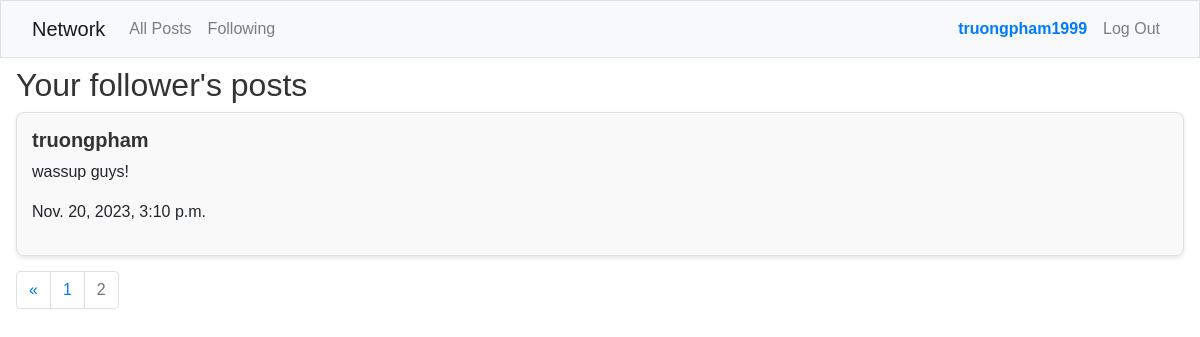
Page /following_page?page=2 (signed in) on the committed database.
### network/models.py (models this page shows, shortened)
class User(AbstractUser):
    pass

class Post(models.Model):
    content = models.CharField(max_length=1000)
    poster = models.ForeignKey(User, on_delete=models.CASCADE, related_name='posts')
    date = models.DateTimeField(auto_now_add=True)

### network/views.py (the view)
# urls.py: path("following_page", views.following_page, name="following_page"),
def following_page(request):
    if request.user.is_authenticated:
        followed_users = User.objects.filter(followed__follower=request.user)
        posts = Post.objects.filter(poster__in=followed_users).order_by('-date')
        posts, previous_page, next_page = paginate_posts(posts, request.GET.get('page'), 2)
        return render(request, "network/following.html", {
            "posts": posts,
            "previous_page": previous_page,
            "next_page": next_page,
        })
    else:
        return HttpResponseRedirect(reverse("login"))

### network/views.py (called while the page is built)
def paginate_posts(posts, page_number, posts_per_page):
    paginator = Paginator(posts, posts_per_page)
    page = page_number
    try:
        posts = paginator.page(page)
    except PageNotAnInteger:
        posts = paginator.page(1)
    except EmptyPage:
        posts = paginator.page(paginator.num.pages)
    previous_page = posts.previous_page_number() if posts.has_previous() else None
    next_page = posts.next_page_number() if posts.has_next() else None
    return posts, previous_page, next_page

### network/templates/network/following.html (shortened to what this page needs)
{% extends "network/layout.html" %}
{% block body %}
    <div class="mt-2 mx-3">
        <h2>Your follower's posts</h2>
        {% for post in posts %}
            <div class="post-form mt-1 text-left">
                <a href="{% url 'profile' post.poster.id %}"><h5><strong>{{ post.poster }}</strong></h5></a>
                <p>{{ post.content }}</p>
                <p>{{ post.date }}</p>
            </div>
        {% endfor %}
        <nav aria-label="Page navigation example">
            <ul class="pagination">
                {% if posts.has_previous %}
                    <li class="page-item">
                        <a class="page-link" href="?page1" aria-label="Previous">
                            <span aria-hidden="true">&laquo;</span>
                        </a>
                    </li>
                    <li class="page-item"><a class="page-link" href="?page={{ posts.previous_page_number }}">{{ previous_page }}</a></li>
                {% endif %}
                <li class="page-item disabled"><span class="page-link color-type">{{ posts.number }}</span></li>
            </ul>
        </nav>
    </div>
{% endblock %}

### network/templates/network/layout.html (shortened to what this page needs)
{% load static %}
<!DOCTYPE html>
<html lang="en">
    <head>
        <link rel="stylesheet" href="https://stackpath.bootstrapcdn.com/bootstrap/4.4.1/css/bootstrap.min.css">
        <link rel="stylesheet" href="https://cdn.jsdelivr.net/npm/bootstrap-icons@1.8.1/font/bootstrap-icons.css">
        <link href="{% static 'network/styles.css' %}" rel="stylesheet">
    </head>
    <body>
        <nav class="bg-light border navbar navbar-expand-md navbar-light">
            <div class="container-fluid">
                <a class="navbar-brand" href="{% url 'index' %}">Network</a>
                <div class="collapse navbar-collapse justify-content-between" id="navbar">
                    <ul class="navbar-nav">
                        {% if user.is_authenticated %}
                            <li class="nav-item">
                                <a class="nav-link" href="{% url 'index' %}">All Posts</a>
                            </li>
                            <li class="nav-item">
                                <a class="nav-link" href="{% url 'following_page' %}">Following</a>
                            </li>
                        {% else %}
                            <li class="nav-item">
                                <a class="nav-link" href="{% url 'index' %}">All Posts</a>
                            </li>
                        {% endif %}
                    </ul>
                    <ul class="navbar-nav">
                        {% if user.is_authenticated %}
                            <li class="nav-item">
                                <a class="nav-link" href="{% url 'profile' user.id %}"><strong style="color: #007bff;">{{ user.username }}</strong></a>
                            </li>
                            <li class="nav-item">
                                <a class="nav-link" href="{% url 'logout' %}">Log Out</a>
                            </li>
                        {% endif %}
                    </ul>
                </div>
            </div>
        </nav>
        <div class="body">
            {% block body %}
            {% endblock %}
        </div>
    </body>
</html>

### network/static/network/styles.css (style rules this page uses)
.post-form { border: 2px solid #ccc; padding: 10px; margin-bottom: 10px; border-radius: 7px; }
.color-type { color: grey; }
.post-form { background-color: #f9f9f9; border: 1px solid #e0e0e0; padding: 15px; margin-bottom: 15px; border-radius: 8px; box-shadow: 0 2px 4px rgba(0, 0, 0, 0.1); }
body { font-family: 'Arial', sans-serif; }
h2, h4, h5 { color: #333; }

### rows in the picture
User: username "truongpham1999"
Post: poster "truongpham", content "wassup guys!", date "Nov. 20, 2023, 3:10 p.m."

### other values in the picture
{{ previous_page }} "1"
{{ posts.number }} "2"
